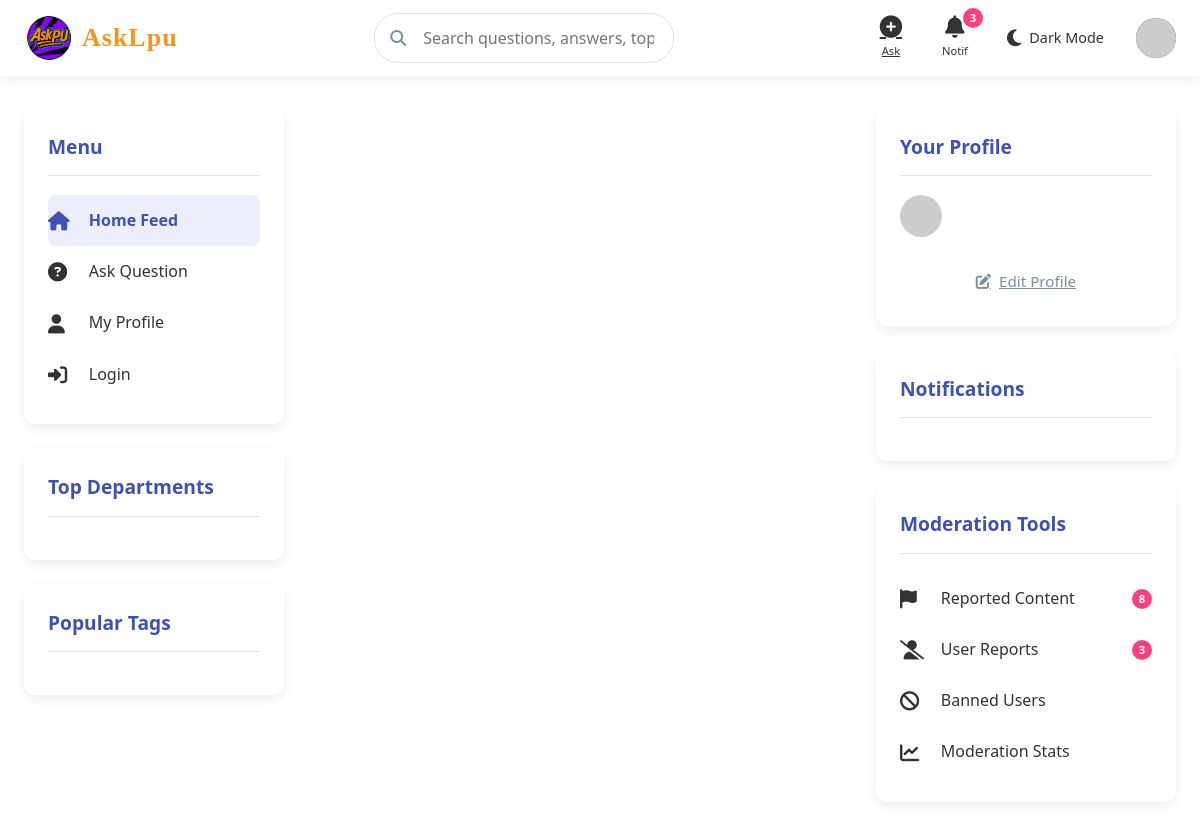
Before: / with the older database file.
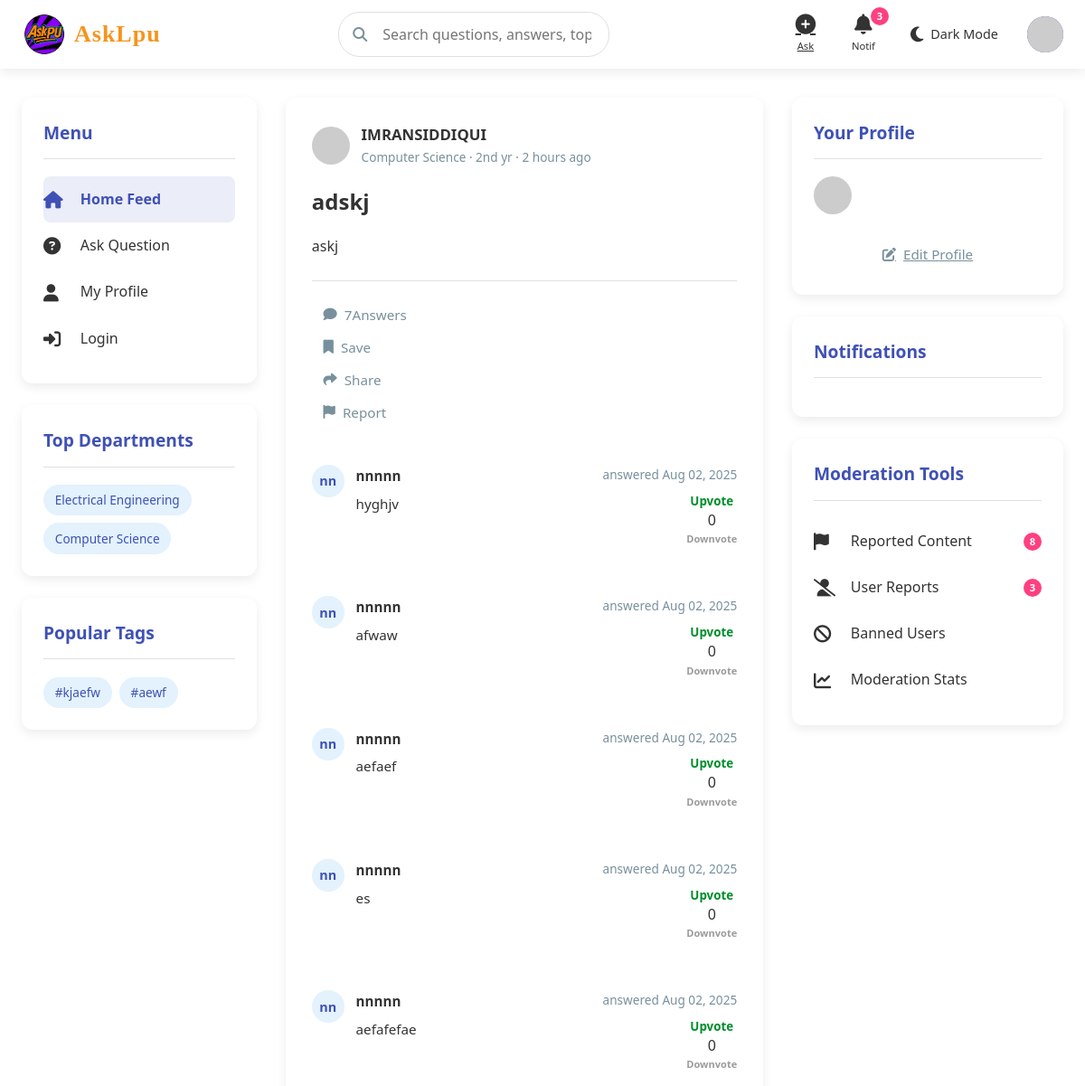
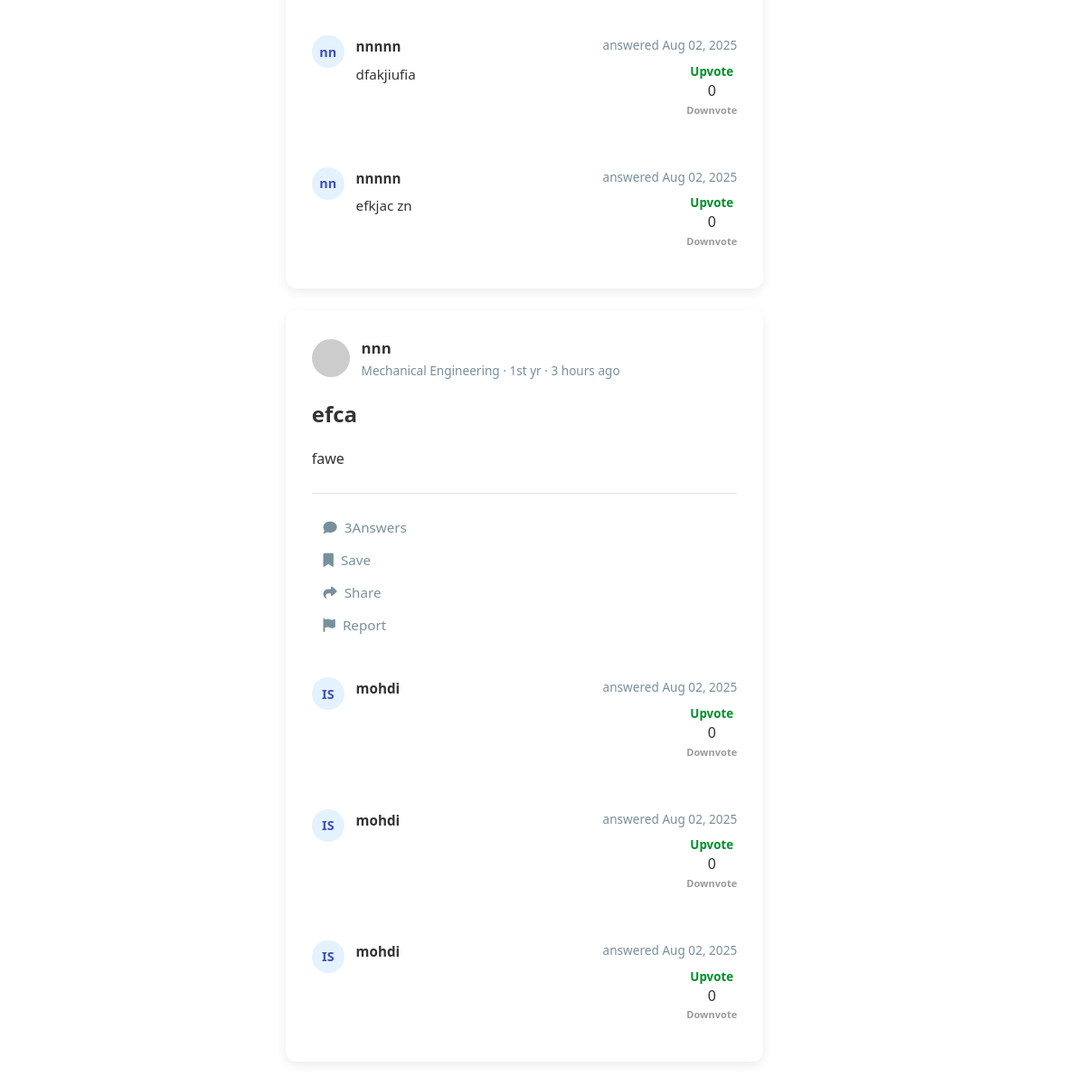
After: the same page with the newer database file (2 pictures, top to bottom).
### app.py (models this page shows)
class Question(db.Model):
    id = db.Column(db.Integer, primary_key=True)
    title = db.Column(db.String(200), nullable=False)
    description = db.Column(db.Text, nullable=False)
    tags = db.Column(db.String(200), nullable=True)
    user_id = db.Column(db.Integer, db.ForeignKey('user.id'), nullable=False)
    created_at = db.Column(db.DateTime, default=datetime.utcnow)
    department = db.Column(db.String(50), nullable=True)
    subject = db.Column(db.String(50), nullable=True)
    image = db.Column(db.String(200), nullable=True)
    answers = db.relationship('Answer', backref='question', lazy=True, cascade="all, delete")

class User(db.Model):
    id = db.Column(db.Integer, primary_key=True)#use
    first_name=db.Column(db.String(90),unique=False, nullable=False)
    last_name=db.Column(db.String(90),unique=False, nullable=False)
    full_name=db.Column(db.String(90),unique=True, nullable=True)#use
    username = db.Column(db.String(80), unique=True, nullable=False)#use
    email = db.Column(db.String(120), unique=True, nullable=False)#use
    c_id = db.Column(db.String(200), nullable=False)#use
    password = db.Column(db.String(200), nullable=False)#use
    role = db.Column(db.String(20), default='student',nullable=True)#use
    department = db.Column(db.String(50), nullable=True)#use
    year = db.Column(db.String(90), nullable=True)#use
    bio = db.Column(db.Text, nullable=True)#use
    interest= db.Column(db.String(200), nullable=True)
    skiils=db.Column(db.String(200), nullable=True)
    location=db.Column(db.String(200), nullable=True)
    questions = db.relationship('Question', backref='author', lazy=True, cascade="all, delete")
    created_at = db.Column(db.DateTime, default=datetime.utcnow)
    answers = db.relationship('Answer', backref='author', lazy=True, cascade="all, delete")
    image = db.Column(db.String(300), nullable=True)
    otp=db.Column(db.Integer)#use
    achievement=db.Column(db.String(200), nullable=True)
    course=db.Column(db.String(200), nullable=True)
    verify= db.Column(db.Boolean, default=False)
    voted_on = db.relationship(
        'Answer',
        secondary=votes_association,
        back_populates='voters',
        cascade="all, delete"
    )

class Answer(db.Model):
    id = db.Column(db.Integer, primary_key=True)
    content = db.Column(db.Text, nullable=False)
    user_id = db.Column(db.Integer, db.ForeignKey('user.id'), nullable=False)
    question_id = db.Column(db.Integer, db.ForeignKey('question.id'), nullable=False)
    created_at = db.Column(db.DateTime, default=datetime.utcnow)
    voters = db.relationship(
        'User',
        secondary=votes_association,
        back_populates='voted_on',
        cascade="all, delete"
    )
    @property
    def score(self):
        total_upvotes = db.session.query(votes_association).filter_by(answer_id=self.id, vote_type='upvote').count()
        total_downvotes = db.session.query(votes_association).filter_by(answer_id=self.id, vote_type='downvote').count()
        return total_upvotes - total_downvotes

### app.py (the view)
@app.route('/')
def home():
    question = Question.query.order_by(desc(Question.created_at)).all()
    question_list = Question.query.order_by(desc(Question.created_at)).all()
    all_tags = []
    for q in question_list:
        if q.tags:
            tags = [tag.strip() for tag in q.tags.split(',') if tag.strip()]
            all_tags.extend(tags)
    tag_counter = Counter(all_tags)
    top_tags = [tag for tag, count in tag_counter.most_common(10)]
    departments = db.session.query(Question.department).distinct().all()
    department_tags = [dept[0] for dept in departments if dept[0]]
    return render_template('home.html',questions=question,top_tags=top_tags,
                               department_tags=department_tags,
                               )

### app.py (called while the page is built)
@app.template_filter('time_ago')
def time_ago(date):
    now = datetime.utcnow()
    diff = now - date
    periods = [
        ('year', 60*60*24*365),
        ('month', 60*60*24*30),
        ('day', 60*60*24),
        ('hour', 60*60),
        ('minute', 60),
        ('second', 1)
    ]
    for period, seconds in periods:
        value = diff.total_seconds() / seconds
        if value >= 1:
            value = int(value)
            return f"{value} {period}{'s' if value != 1 else ''} ago"
    return "just now"

### templates/home.html (shortened to what this page needs)
<!DOCTYPE html>
<html lang="en">
<head>
    <link rel="stylesheet" href="https://cdnjs.cloudflare.com/ajax/libs/font-awesome/6.4.0/css/all.min.css">
    <link rel="stylesheet" href="{{url_for ('static',filename='css/styles.css')}}">
</head>
<body>
    <header>
        <div class="header-container">
           <a href="{{ url_for('index') }}" class="logo">
<img src="{{ url_for('static', filename='uploads/logo.png') }}"
     alt="Logo"
     style="height: 50px; width: auto; max-width: 100%; object-fit: contain;">
<span class="logo-text">AskLpu</span>
            </a>
<form method="GET" action="{{ url_for('search') }}">
    <div class="search-container">
        <i class="fas fa-search search-icon"></i>
        <input type="text" class="search-bar" name="query" placeholder="Search questions, answers, topics...">
    </div>
</form>
            <div class="nav-icons">
                <a href="{{url_for('login')}}" class="nav-icon" id="ask-btn">
                    <i class="fas fa-plus-circle"></i>
                    <span>Ask</span>
                </a>
                <div class="nav-icon" id="notifications-btn">
                    <i class="fas fa-bell"></i>
                    <span>Notif</span>
                    <div class="notification-badge">3</div>
                </div>
                <div class="theme-toggle" id="theme-toggle">
                    <i class="fas fa-moon toggle-icon" id="theme-icon"></i>
                    <span class="toggle-text">Dark Mode</span>
                </div>
                <a href="{{url_for('login')}}" class="user-avatar" id="profile-btn">
  <img src="https://api.dicebear.com/6.x/avataaars/svg?seed=default" alt="Avatar">
                </a>
            </div>
        </div>
    </header>
    <div class="main-container">
        <div class="sidebar">
            <div class="sidebar-card">
                <h3 class="sidebar-title">Menu</h3>
                <a href="{{ url_for('login') }}" class="menu-item active-menu">
                    <i class="fas fa-home"></i>
                    <span>Home Feed</span>
                </a>
                <a href="{{url_for('login')}}" class="menu-item">
                    <i class="fas fa-question-circle"></i>
                    <span>Ask Question</span>
                </a>
                <a href="{{url_for('login')}}" class="menu-item">
                    <i class="fas fa-user"></i>
                    <span>My Profile</span>
                </a>
                <a href="{{url_for('login')}}" class="menu-item">
                    <i class="fas fa-sign-in-alt"></i>
                    <span>Login</span>
                </a>
            </div>
            <div class="sidebar-card">
                <h3 class="sidebar-title">Top Departments</h3>
<div class="tag-list">
    {% for dept in department_tags %}
    <div class="tag">{{ dept }}</div>
    {% endfor %}
</div>
            </div>
            <div class="sidebar-card">
                <h3 class="sidebar-title">Popular Tags</h3>
<div class="tag-list">
    {% for tag in top_tags %}
    <div class="tag">#{{ tag }}</div>
    {% endfor %}
</div>
            </div>
        </div>
        <div class="main-content">
{% for question in questions %}
            <div class="content-card slide-in">
                <div class="card-header">
                    <div class="user-info">
                        {% if question.author.image %}
  <img src="{{ url_for('static', filename='uploads/' + question.author.image) }}" alt="Avatar">
{% else %}
  <img src="https://api.dicebear.com/6.x/avataaars/svg?seed={{ question.author.username }}" alt="Default Avatar">
{% endif %}
                        <div class="user-details">
                            <div class="user-name">{{ question.author.full_name }}</div>
                            <div class="user-meta">{{question.author.department}} · {{question.author.year}} yr · {{ question.created_at|time_ago }}</div>
                        </div>
                    </div>
                </div>
                <h2 class="question-title">{{ question.title }}</h2>
                <div class="question-content">
                    {{ question.description|truncate(200) }}
                </div>
                <div class="question-footer">
                    <div class="action-buttons">
                        <button class="action-button">
                            <i class="fas fa-comment"></i>
                            <span>{{question.answers|length}}Answers</span>
                        </button>
                        <button class="action-button">
                            <i class="fas fa-bookmark"></i>
                            <span>Save</span>
                        </button>
                        <button class="action-button">
                            <i class="fas fa-share"></i>
                            <span>Share</span>
                        </button>
                        <button class="action-button">
                            <i class="fas fa-flag"></i>
                            <span>Report</span>
                        </button>
                    </div>
                </div>
                 {% for answer in question.answers %}
                <div class="comments-section">
                    <div class="comment">
                        <div class="comment-avatar">{{ answer.author.first_name[0] }}{{ answer.author.last_name[0] }}</div>
                        <div class="comment-content">
                            <div class="comment-header">
                                <div class="comment-author">{{ answer.author.username }}</div>
                                <div class="comment-time">answered {{ answer.created_at.strftime('%b %d, %Y') }}
                                </div>
                            </div>
<div style="display: flex; flex-direction: column; align-items: center; float: right; margin-left: 10px;">
  <button
    class="upvote-btn"
    style="border: none; background: none; color: rgb(0, 142, 43); cursor: pointer;">
<h4> Upvote</h4>
</button>
<span class="vote-score" id="score-{{ answer.id }}">{{ answer.score }}</span>
<button
    class="downvote-btn"
    style="border: none; background: none; color: rgb(157, 154, 154); cursor: pointer;">
    <h5>Downvote</h5>
</button>
</div>
                            <div class="comment-text">
                              {{ answer.content }}
                            </div>
                        </div>
                    </div>
                </div>
                {% endfor %}
            </div>
             {% endfor %}
        </div>
        <div class="right-sidebar">
            <div class="sidebar-card">
                <h3 class="sidebar-title">Your Profile</h3>
                <div class="user-info" style="margin-bottom: 1.5rem;">
  <img src="https://api.dicebear.com/6.x/avataaars/svg?seed=default" alt="Avatar">
                </div>
                <a href="{{url_for('login')}}" class="action-button" style="width: 100%; justify-content: center;">
                    <i class="fas fa-edit"></i>
                    <span>Edit Profile</span>
                </a>
            </div>
            <div class="sidebar-card">
                <h3 class="sidebar-title">Notifications</h3>
            </div>
            <div class="sidebar-card">
                <h3 class="sidebar-title">Moderation Tools</h3>
                <a href="#" class="menu-item">
                    <i class="fas fa-flag"></i>
                    <span>Reported Content</span>
                    <div class="notification-badge" style="position: static; margin-left: auto;">8</div>
                </a>
                <a href="#" class="menu-item">
                    <i class="fas fa-user-slash"></i>
                    <span>User Reports</span>
                    <div class="notification-badge" style="position: static; margin-left: auto;">3</div>
                </a>
                <a href="#" class="menu-item">
                    <i class="fas fa-ban"></i>
                    <span>Banned Users</span>
                </a>
                <a href="#" class="menu-item">
                    <i class="fas fa-chart-line"></i>
                    <span>Moderation Stats</span>
                </a>
            </div>
        </div>
    </div>
</body>
</html>

Changed rows visible on the page:
added Question: tags "kjaefw", author.full_name "IMRANSIDDIQUI", author.department "Computer Science", author.year "2nd", created_at "2 hours ago", title "adskj", description "askj", answers|length "7"
added Question: tags "aewf", author.full_name "nnn", author.department "Mechanical Engineering", author.year "1st", created_at "3 hours ago", title "efca", description "fawe", answers|length "3"
added Answer: author "n", author.username "nnnnn", created_at "Aug 02, 2025", score "0", content "hyghjv", shown under "IMRANSIDDIQUI"
added Answer: author "n", author.username "nnnnn", created_at "Aug 02, 2025", score "0", content "afwaw", shown under "IMRANSIDDIQUI"
added Answer: author "n", author.username "nnnnn", created_at "Aug 02, 2025", score "0", content "aefaef", shown under "IMRANSIDDIQUI"
added Answer: author "n", author.username "nnnnn", created_at "Aug 02, 2025", score "0", content "es", shown under "IMRANSIDDIQUI"
added Answer: author "n", author.username "nnnnn", created_at "Aug 02, 2025", score "0", content "aefafefae", shown under "IMRANSIDDIQUI"
added Answer: author "n", author.username "nnnnn", created_at "Aug 02, 2025", score "0", content "dfakjiufia", shown under "IMRANSIDDIQUI"
added Answer: author "n", author.username "nnnnn", created_at "Aug 02, 2025", score "0", content "efkjac zn", shown under "IMRANSIDDIQUI"
added Answer: author "I", author "S", author.username "mohdi", created_at "Aug 02, 2025", score "0", shown under "nnn"
added Answer: author "I", author "S", author.username "mohdi", created_at "Aug 02, 2025", score "0", shown under "nnn"
added Answer: author "I", author "S", author.username "mohdi", created_at "Aug 02, 2025", score "0", shown under "nnn"
Other visible differences:
new list line: "Electrical Engineering"
new list line: "Computer Science"
